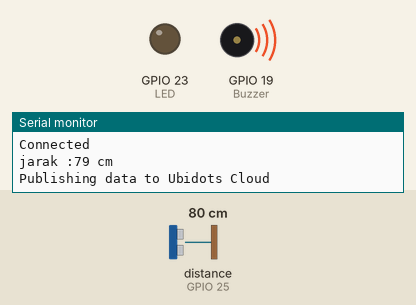
Simulated run of this sketch. Board: ESP32. Shown: output pins drawn as LEDs (lit = HIGH), buzzer (waves = sounding, pin HIGH), the last lines printed to the serial monitor. Wiring (inferred from the names in the program): ultrasonic range finder: trigger GPIO 26; echo GPIO 25. Inputs (shaded band) come from the test bench; at power-on: distance to the obstacle (sensor on GPIO 25) 80 cm. The echo pulse lasts 58.3 µs per cm; WiFi joins after 1.5 s; servers stay silent unless stated; no MQTT or app messages arrive unless stated; pins used as bus, display or sensor lines are not drawn.

Above: at 2.7 s.
2.8 s: distance to the obstacle (sensor on GPIO 25) set to 6 cm
5.7 s: distance to the obstacle (sensor on GPIO 25) set to 3 cm
At 9.6 s:
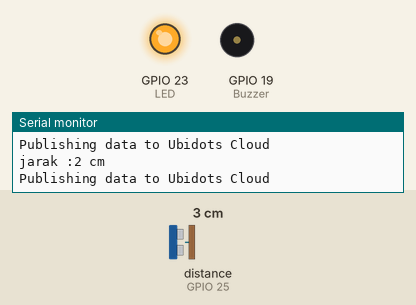
10.0 s: distance to the obstacle (sensor on GPIO 25) set to 9 cm
At 12.5 s:
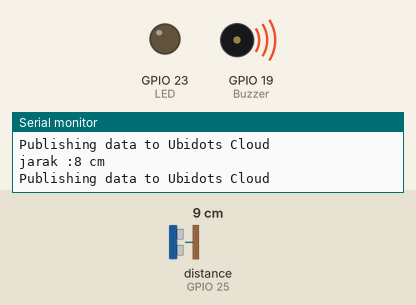
13.5 s: distance to the obstacle (sensor on GPIO 25) set to 2 cm
At 16.8 s:
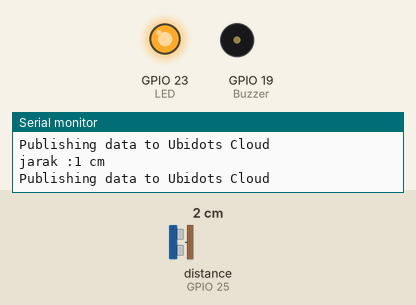
Timing chart, 0 to 18.3 s (numbered marks = the images above; inputs shaded):
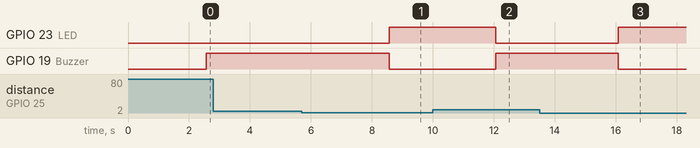

The sketch:

Mappi32_HCSR-04_Ubidots.ino
```cpp
//KMTek
//Selamat Berkarya

#include <WiFi.h>  //library WiFi
#include <PubSubClient.h> // library PubSubClient

#define WIFISSID "XXXXXX"                           // Nama Hotspot / WiFi
#define PASSWORD "XXXXXXXXXXXX"                       // Password WiFi
#define TOKEN "XXXXXXXXXXXXXXXXXXXXXXXX"   // Ubidots TOKEN
#define MQTT_CLIENT_NAME "smart-parking"

#define VARIABLE_LABEL_1 "jarak" // Nama Variabel 1
#define DEVICE_LABEL "smart-parking" // Device Label

#define triggerPin 26 //mendefinisikan pin 26 Mappi32 sebagai trigger pin sensor ultrasonic
#define echoPin 25   //mendefinisikan pin 25 Mappi32 sebagai echoPin pin sensor ultrasonic
#define LED 23    //mendefinisikan pin 23 Mappi32 sebagai pin Output LED
#define Buzzer 19 //mendefinisikan pin 19 Mappi32 sebagai pin Output Buzzer

long duration; // variabel durasi sensor ultrasonic
int jarak;   // jarak dalam centimeter

char mqttBroker[]  = "industrial.api.ubidots.com";
char payload[700];
char topic[150];

char str_val_1[6];

WiFiClient ubidots;
PubSubClient client(ubidots);

void callback(char* topic, byte* payload, unsigned int length) {
  Serial.print("Message arrived [");
  Serial.print(topic);
  Serial.print("] ");
  for (int i = 0; i < length; i++) {
    Serial.print((char)payload[i]);
  }
  Serial.println();
}

void reconnect() {
  // Loop until we're reconnected
  while (!client.connected()) {
    Serial.println("Attempting MQTT connection...");

    // Attemp to connect
    if (client.connect(MQTT_CLIENT_NAME, TOKEN, "")) {
      Serial.println("Connected");
    } else {
      Serial.print("Failed, rc=");
      Serial.print(client.state());
      Serial.println(" try again in 2 seconds");
      // Wait 2 seconds before retrying
      delay(2000);
    }
  }
}

void setup()
{
  Serial.begin(112500); // setting kecepatan pengiriman serial monitor
  WiFi.begin(WIFISSID, PASSWORD);

  pinMode(triggerPin, OUTPUT); // set trigger sebagai output
  pinMode(echoPin, INPUT); // set echo sebagai input
  pinMode(LED , OUTPUT); //output untuk lampu
  pinMode(Buzzer, OUTPUT); // setting Buzzer sebagai Output

  Serial.println();
  Serial.print("Wait for WiFi...");

  while (WiFi.status() != WL_CONNECTED) {
    Serial.print(".");
    delay(500);
  }

  Serial.println("");
  Serial.println("WiFi Connected");
  Serial.println("IP address: ");
  Serial.println(WiFi.localIP());
  client.setServer(mqttBroker, 1883);
  client.setCallback(callback);
}

void loop()
{
  if (!client.connected()) {
    reconnect();
  }

  digitalWrite(triggerPin, HIGH);// aktifkan sensor ultrasonic
  delayMicroseconds(10); // selama 10 microseconds
  digitalWrite(triggerPin, LOW); // matikan sensor ultrasonic

  duration = pulseIn(echoPin, HIGH);   //baca rentan waktu dari triggerPin High sampai echoPin high
  jarak = duration * 0.034 / 2;   /// konversi selang waktu ke CM

  if (jarak != 0) {
    Serial.print("jarak :");
    Serial.print(jarak);
    Serial.println(" cm");

    dtostrf(jarak, 4, 2, str_val_1);

    sprintf(topic, "%s", "");
    sprintf(topic, "%s%s", "/v1.6/devices/", DEVICE_LABEL);

    sprintf(payload, "%s", ""); // Cleans the payload content
    sprintf(payload, "{\"%s\":", VARIABLE_LABEL_1);
    sprintf(payload, "%s {\"value\": %s}", payload, str_val_1);
    sprintf(payload, "%s}", payload);

    Serial.println("Publishing data to Ubidots Cloud");
    client.publish(topic, payload);
    client.loop();
    delay(1000);
  }

  if (jarak <= 3) { // Jika jarak kurang dari atau sams dengan 3cm maka
    digitalWrite(LED, HIGH); // Led high/menyala
    digitalWrite(Buzzer, LOW); //Buzzer berbunyi (Buzzer Low level trigger)
    delay (250);
  }
  else {
    digitalWrite(LED, LOW);
    digitalWrite(Buzzer, HIGH );
    delay (500);
  }

  delay (500);
}
```

Measured:
- the behaviour switches between 5 and 4 cm on distance to the obstacle (sensor on GPIO 25) (found by bisection; images 0 and 1)
- after the input at 5.7 s, GPIO 23 (LED): LOW → HIGH after 2.9 s; GPIO 19 (Buzzer): HIGH → LOW after 2.9 s
- after the input at 10.0 s, GPIO 23 (LED): HIGH → LOW after 2.1 s; GPIO 19 (Buzzer): LOW → HIGH after 2.1 s
- after the input at 13.5 s, GPIO 23 (LED): LOW → HIGH after 2.6 s; GPIO 19 (Buzzer): HIGH → LOW after 2.6 s
